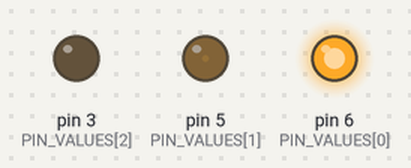
A sketch run on a simulated Arduino Uno, built with avr-gcc and run on an emulated ATmega328P. Shown: output pins drawn as LEDs (lit = HIGH).

Above: at 0.05 s.
At 0.9 s:
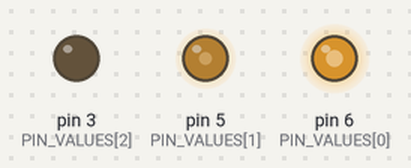
At 1.8 s:
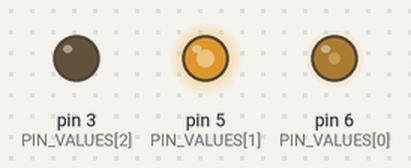
At 3.6 s:
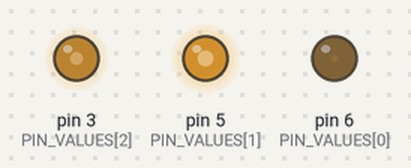
At 5.4 s:
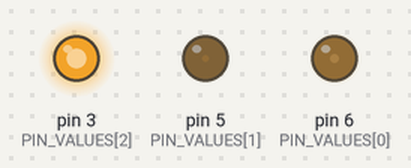
At 7.2 s:
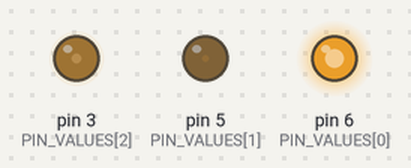
Timing chart, 0 to 10.0 s (numbered marks = the images above):
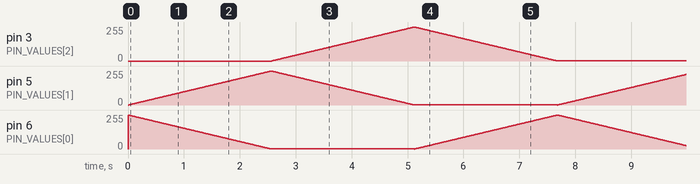

The sketch:

RGB_Fade.ino
```cpp
#define delayTime 10 // fading time between the colors
const int PIN_VALUES[3] = {6, 5, 3}; // defining the pin numbers for the colors RGB

void setup() {
  // setting the output pins
  pinMode(PIN_VALUES[0], OUTPUT);
  pinMode(PIN_VALUES[1], OUTPUT);
  pinMode(PIN_VALUES[2], OUTPUT);

  // initialize the LED values
  digitalWrite(PIN_VALUES[0], HIGH);
  digitalWrite(PIN_VALUES[1], LOW);
  digitalWrite(PIN_VALUES[2], LOW);

}

int color = 0; // RED (0), GREEN (1), BLUE (2)


void loop() {
  /**
    start from red, turn to green in this loop,
    next loop, start from green and turn to blue,
    then blue to red, and then back to green
  **/
  for (int i = 0; i < 255; i++) {
    analogWrite(PIN_VALUES[color], 255 - i);
    analogWrite(PIN_VALUES[(color + 1)%3], i);
    delay(delayTime);
  }

  color = (color + 1)%3; // start from the next color in next loop

}
```
